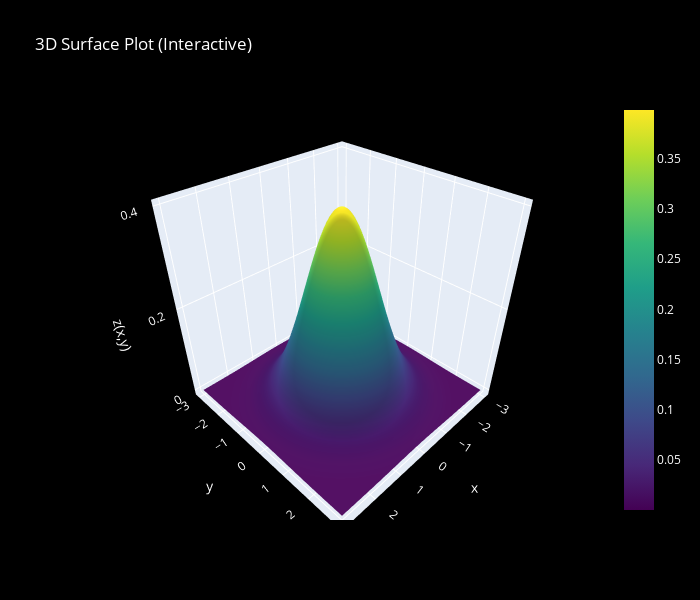

Notebook code for this chart:
### Code cell
draw_3d_plotly(*Gaussian())

### Figure 1 — Plotly figure (JSON) as saved in the notebook; plotly's stock layout.template omitted (floating-point values rounded to 4 significant figures; data arrays with more than 128 entries replaced by an {"elided": "..."} marker saying what was removed)
{"data": [{"colorscale": [[0, "#440154"], [0.1111, "#482878"], [0.2222, "#3e4989"], [0.3333, "#31688e"], [0.4444, "#26828e"], [0.5556, "#1f9e89"], [0.6667, "#35b779"], [0.7778, "#6ece58"], [0.8889, "#b5de2b"], [1, "#fde725"]], "type": "surface", "x": {"elided": "100x100 float values"}, "y": {"elided": "100x100 float values"}, "z": {"elided": "100x100 float values"}}], "layout": {"font": {"color": "white"}, "height": 600, "paper_bgcolor": "black", "plot_bgcolor": "black", "scene": {"xaxis": {"title": {"text": "x"}}, "yaxis": {"title": {"text": "y"}}, "zaxis": {"title": {"text": "z(x,y)"}}}, "title": {"text": "3D Surface Plot (Interactive)"}, "width": 700}}
